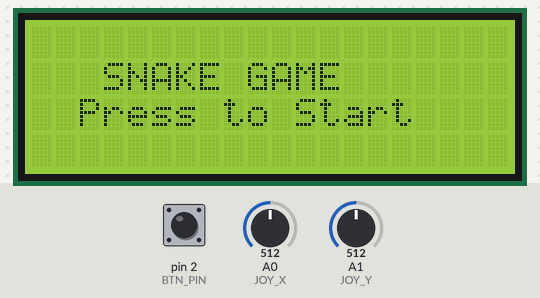
A sketch run on a simulated Arduino Uno, built with avr-gcc and run on an emulated ATmega328P. On the bench: 20×4 character LCD. The test bench sets the inputs (shaded band); at power-on: pin 2 (BTN_PIN) HIGH, A1 (JOY_Y) = 512, A0 (JOY_X) = 512. Random numbers use the default seed unless the sketch sets one.

Above: at 1.2 s.
1.3 s: pin 2 (BTN_PIN) pulled LOW for 0.15 s
At 1.5 s:
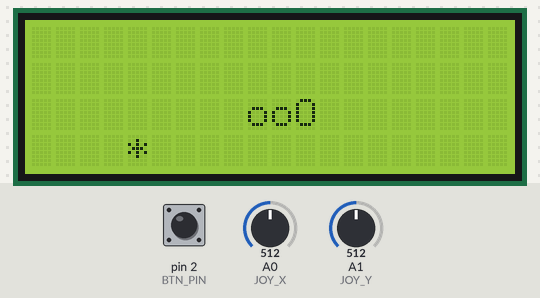
3.6 s: A1 (JOY_Y) set to 593
6.6 s: A1 (JOY_Y) set to 618
At 7.16 s:
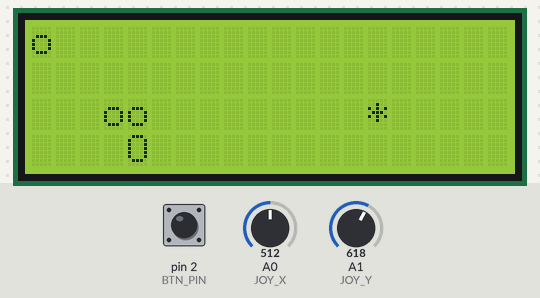
9.6 s: A0 (JOY_X) set to 594
11.2 s: A0 (JOY_X) set to 614
At 11.61 s:
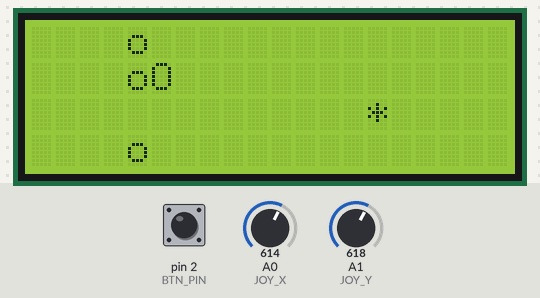
14.2 s: A1 (JOY_Y) set to 390
At 15.7 s:
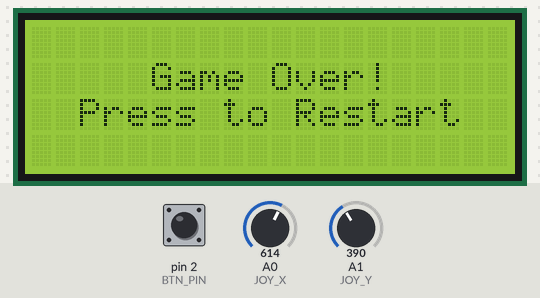
Timing chart, 0 to 16.7 s (numbered marks = the images above; inputs shaded):
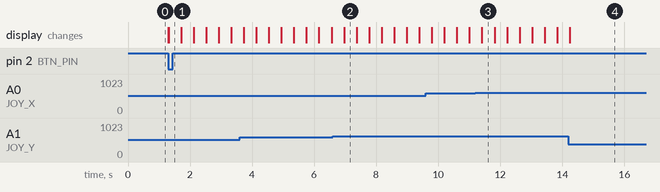

Measured:
- the behaviour switches between 600 and 601 on A1 (JOY_Y) (found by bisection; images 1 and 2)
- the behaviour switches between 600 and 601 on A0 (JOY_X) (found by bisection; images 2 and 3)
- after the input at 1.3 s, the display: first changes at once (image 1 shows a later state)
- what the display in image 2 shows lasts 0.4 s, from 7.0 s to 7.4 s

The sketch:

Snake_game_v3.ino
```cpp
#include <LiquidCrystal.h>

// LCD: RS=7, EN=8, D4=9, D5=10, D6=11, D7=12
LiquidCrystal lcd(7, 8, 9, 10, 11, 12);

#define JOY_X A0   // Gives X axis value (0-1023)
#define JOY_Y A1   // Gives Y axis value (0-1023)
#define BTN_PIN 2  // External button connected to D2

const int width = 20; // LCD: 20px x 4px
const int height = 4;

int snakeX[80];       // max 80 cells x 80 cells
int snakeY[80];
int snakeLength = 3;  // Initial Snake length at start

int dirX = 1;  // Starts to move right
int dirY = 0;

int appleX, appleY;
bool gameRunning = false;
unsigned long lastMoveTime = 0;
const int moveDelay = 400;

void setup() {
  pinMode(BTN_PIN, INPUT_PULLUP); // External button with internal pull-up
  lcd.begin(20, 4);
  randomSeed(analogRead(A2));  // Seed random from unused pin
  showSplash();
}

void loop() {
  if (!gameRunning) {
    if (digitalRead(BTN_PIN) == LOW) {
      startGame();
    }
    return;
  }

// Function to read values from the joystick
  readJoystick();
  if (millis() - lastMoveTime > moveDelay) {
    moveSnake();
    lastMoveTime = millis();
  }
}

void showSplash() {
  lcd.clear();
  lcd.setCursor(3, 1);
  lcd.print("SNAKE GAME");
  lcd.setCursor(2, 2);
  lcd.print("Press to Start");
}

void startGame() {
  gameRunning = true;
  snakeLength = 3;
  dirX = 1;
  dirY = 0;

  // Starts the snake from the middle
  snakeX[0] = 10; snakeY[0] = 2;
  snakeX[1] = 9;  snakeY[1] = 2;
  snakeX[2] = 8;  snakeY[2] = 2;

  spawnApple();
  drawScreen();
}

void readJoystick() {
  int x = analogRead(JOY_X);
  int y = analogRead(JOY_Y);

  if (x < 400 && dirX == 0) { dirX = -1; dirY = 0; }
  else if (x > 600 && dirX == 0) { dirX = 1; dirY = 0; }
  else if (y < 400 && dirY == 0) { dirX = 0; dirY = -1; }
  else if (y > 600 && dirY == 0) { dirX = 0; dirY = 1; }
}

void moveSnake() {
  // Shift body
  for (int i = snakeLength - 1; i > 0; i--) {
    snakeX[i] = snakeX[i - 1];
    snakeY[i] = snakeY[i - 1];
  }

  // Move head with wrapping
  snakeX[0] = (snakeX[0] + dirX + width) % width;
  snakeY[0] = (snakeY[0] + dirY + height) % height;

  // Check self-collision
  if (checkSelfCollision()) {
    gameOver();
    return;
  }

  // Check apple
  if (snakeX[0] == appleX && snakeY[0] == appleY) {
    if (snakeLength < 80) snakeLength++;
    spawnApple();
  }

  drawScreen();
}

bool checkSelfCollision() {
  for (int i = 1; i < snakeLength; i++) {
    if (snakeX[0] == snakeX[i] && snakeY[0] == snakeY[i]) return true;
  }
  return false;
}

void gameOver() {
  gameRunning = false;
  lcd.clear();
  lcd.setCursor(5, 1);
  lcd.print("Game Over!");
  lcd.setCursor(2, 2);
  lcd.print("Press to Restart");
}

// Function to spawn apple
void spawnApple() {
  bool valid;
  do {
    valid = true;
    appleX = random(0, width);
    appleY = random(0, height);
    for (int i = 0; i < snakeLength; i++) {
      if (snakeX[i] == appleX && snakeY[i] == appleY) {
        valid = false;
        break;
      }
    }
  } while (!valid);
}

void drawScreen() {
  lcd.clear();
  // Draw apple
  lcd.setCursor(appleX, appleY);
  lcd.write('*');

  // Draw snake
  for (int i = 0; i < snakeLength; i++) {
    lcd.setCursor(snakeX[i], snakeY[i]);
    lcd.write(i == 0 ? 'O' : 'o');
  }
}
```
